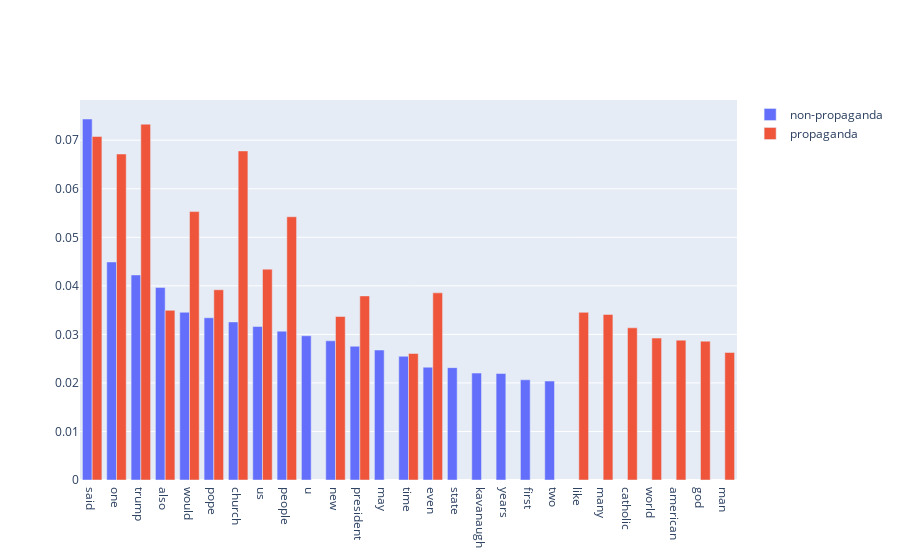

Here is the notebook cell this chart was saved with:
### Code cell
import numpy as np
from itertools import groupby
def most_common_words_by_label(label):
    sentences = all_data.loc[all_data['label'] == label]['text'].values
    all_words = np.concatenate([clean_stop_words(text) for text in sentences])
    all_words.sort()
    words_by_len = [(key, len(list(group))/len(sentences)) for key, group in groupby(all_words)]
    words_by_len.sort(key=lambda x: -x[1])
    return words_by_len[:20]

top_propaganda_words = most_common_words_by_label('propaganda')
top_non_propaganda_words = most_common_words_by_label('non-propaganda')

trace1 = go.Bar(
    x=[word[0] for word in top_non_propaganda_words],
    y=[word[1] for word in top_non_propaganda_words],
    name='non-propaganda'
)
trace2 = go.Bar(
    x=[word[0] for word in top_propaganda_words],
    y=[word[1] for word in top_propaganda_words],
    name='propaganda'
)

# iplot(data, filename='most common words in propaganda sentences')
data_plot = [trace1, trace2]
layout = go.Layout(
    barmode='group'
)

fig = go.Figure(data=data_plot, layout=layout)
iplot(fig, filename='most-common-words')

### Figure 1 — Plotly figure (JSON) as saved in the notebook; plotly's stock layout.template omitted (floating-point values rounded to 4 significant figures)
{"data": [{"name": "non-propaganda", "type": "bar", "x": ["said", "one", "trump", "also", "would", "pope", "church", "us", "people", "u", "new", "president", "may", "time", "even", "state", "kavanaugh", "years", "first", "two"], "y": [0.07437, 0.04492, 0.04224, 0.03965, 0.03455, 0.03343, 0.03256, 0.03161, 0.03066, 0.02971, 0.02868, 0.02755, 0.02678, 0.02548, 0.02324, 0.02315, 0.02203, 0.02194, 0.02064, 0.02039]}, {"name": "propaganda", "type": "bar", "x": ["trump", "said", "church", "one", "would", "people", "us", "pope", "even", "president", "also", "like", "many", "new", "catholic", "world", "american", "god", "man", "time"], "y": [0.07331, 0.07076, 0.0678, 0.06716, 0.0553, 0.05424, 0.04343, 0.03919, 0.03856, 0.03792, 0.03496, 0.03453, 0.03411, 0.03369, 0.03136, 0.02924, 0.02881, 0.0286, 0.02627, 0.02606]}], "layout": {"barmode": "group"}}
